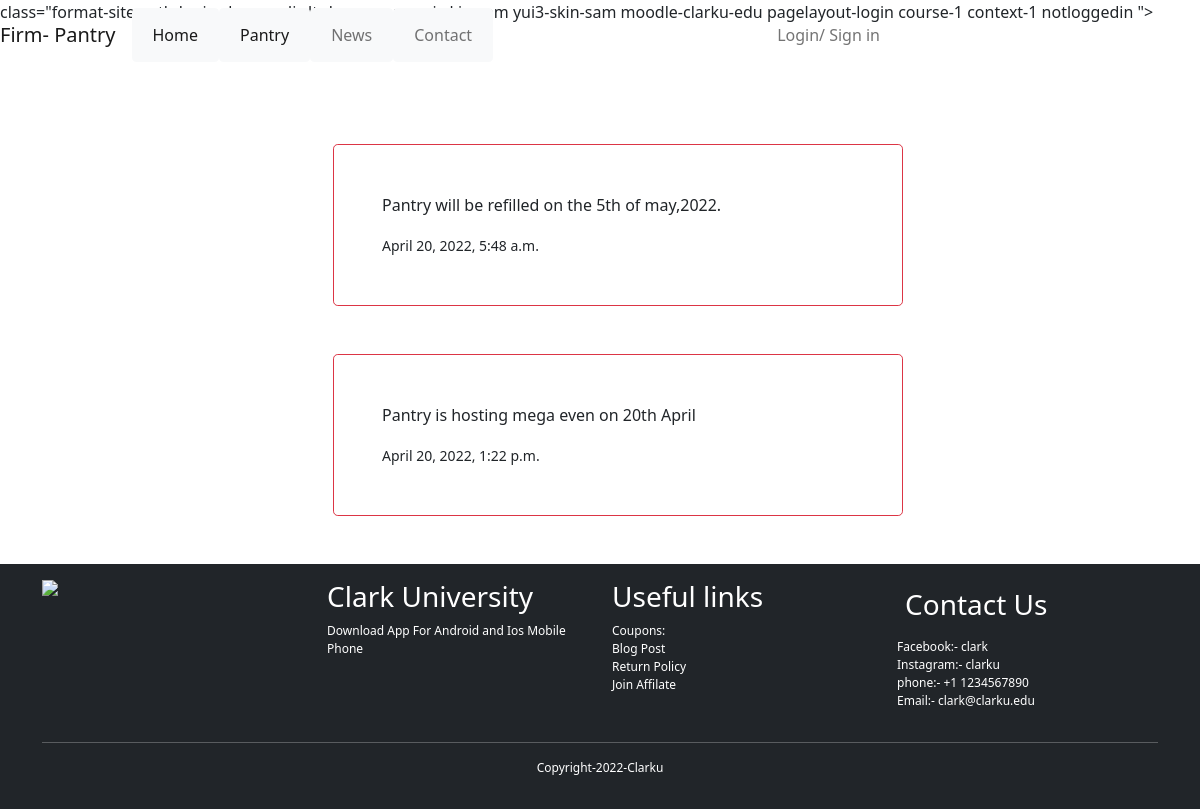
The page /update/ on the database its author committed.
### shelf/models.py (models this page shows)
class Update(models.Model):
	message = models.CharField(max_length=200, null=True)
	date_created = models.DateTimeField(auto_now_add=True, null=True)

### shelf/views.py (the view)
# urls.py: path('update/', views.update, name= 'update'),
def update(request):
	updates= Update.objects.all()
	context={'updates':updates}
	return render(request, 'shelf/update.html', context)

### shelf/templates/shelf/update.html (shortened to what this page needs)
{% extends 'shelf/main.html' %}
{%block content %}
{% for update in updates%}
<div class="container m-5">
	<div class="row">
		<div class="col-md-6 mx-auto border border-danger rounded-3 p-5">
			<p>{{update.message}}</p>
			<small>{{update.date_created}}</small>
		</div>
	</div>
</div>
{% endfor %}
	<div class="row g-3 align-items-center ">
	</div>
{% endblock %}

### rows shown on the page
Update: message "Pantry will be refilled on the 5th of may,2022.", date_created "April 20, 2022, 5:48 a.m."
Update: message "Pantry is hosting mega even on 20th April", date_created "April 20, 2022, 1:22 p.m."
